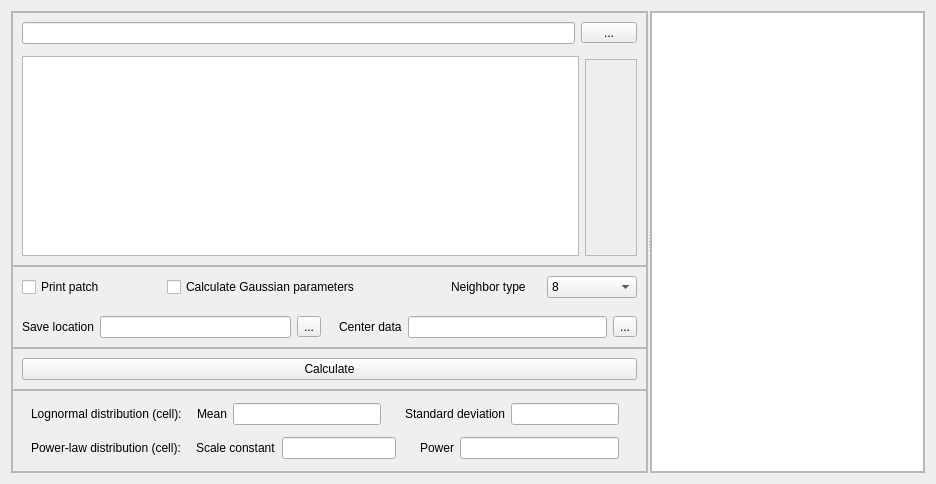
<?xml version="1.0" encoding="UTF-8"?>
<ui version="4.0">
 <class>PSSA</class>
 <widget class="QWidget" name="PSSA">
  <property name="geometry">
   <rect>
    <x>0</x>
    <y>0</y>
    <width>936</width>
    <height>484</height>
   </rect>
  </property>
  <property name="windowTitle">
   <string>Patch Size Statistical Analysis (PSSA) </string>
  </property>
  <layout class="QHBoxLayout" name="horizontalLayout_16">
   <item>
    <widget class="QSplitter" name="splitter">
     <property name="orientation">
      <enum>Qt::Orientation::Horizontal</enum>
     </property>
     <property name="handleWidth">
      <number>2</number>
     </property>
     <widget class="QFrame" name="frame">
      <property name="frameShape">
       <enum>QFrame::Shape::StyledPanel</enum>
      </property>
      <property name="frameShadow">
       <enum>QFrame::Shadow::Raised</enum>
      </property>
      <layout class="QVBoxLayout" name="verticalLayout_7">
       <property name="spacing">
        <number>0</number>
       </property>
       <property name="leftMargin">
        <number>0</number>
       </property>
       <property name="topMargin">
        <number>0</number>
       </property>
       <property name="rightMargin">
        <number>0</number>
       </property>
       <property name="bottomMargin">
        <number>0</number>
       </property>
       <item>
        <widget class="QFrame" name="frame_01_02">
         <property name="frameShape">
          <enum>QFrame::Shape::StyledPanel</enum>
         </property>
         <property name="frameShadow">
          <enum>QFrame::Shadow::Raised</enum>
         </property>
         <layout class="QVBoxLayout" name="verticalLayout_4">
          <property name="spacing">
           <number>0</number>
          </property>
          <property name="leftMargin">
           <number>0</number>
          </property>
          <property name="topMargin">
           <number>0</number>
          </property>
          <property name="rightMargin">
           <number>0</number>
          </property>
          <property name="bottomMargin">
           <number>0</number>
          </property>
          <item>
           <widget class="QFrame" name="frame_01_input">
            <property name="maximumSize">
             <size>
              <width>16777215</width>
              <height>80</height>
             </size>
            </property>
            <property name="frameShape">
             <enum>QFrame::Shape::NoFrame</enum>
            </property>
            <layout class="QHBoxLayout" name="horizontalLayout">
             <property name="bottomMargin">
              <number>6</number>
             </property>
             <item>
              <widget class="QLineEdit" name="lineEdit_01_input"/>
             </item>
             <item>
              <widget class="QToolButton" name="Button_01_input">
               <property name="minimumSize">
                <size>
                 <width>56</width>
                 <height>0</height>
                </size>
               </property>
               <property name="maximumSize">
                <size>
                 <width>16777215</width>
                 <height>16777215</height>
                </size>
               </property>
               <property name="text">
                <string>...</string>
               </property>
              </widget>
             </item>
            </layout>
           </widget>
          </item>
          <item>
           <widget class="QFrame" name="frame_02_input_show">
            <property name="frameShape">
             <enum>QFrame::Shape::NoFrame</enum>
            </property>
            <layout class="QHBoxLayout" name="horizontalLayout_2">
             <property name="leftMargin">
              <number>9</number>
             </property>
             <property name="topMargin">
              <number>6</number>
             </property>
             <property name="rightMargin">
              <number>9</number>
             </property>
             <property name="bottomMargin">
              <number>9</number>
             </property>
             <item>
              <widget class="QFrame" name="frame_02_01">
               <property name="frameShape">
                <enum>QFrame::Shape::NoFrame</enum>
               </property>
               <layout class="QHBoxLayout" name="horizontalLayout_3">
                <property name="leftMargin">
                 <number>0</number>
                </property>
                <property name="topMargin">
                 <number>0</number>
                </property>
                <property name="rightMargin">
                 <number>0</number>
                </property>
                <property name="bottomMargin">
                 <number>0</number>
                </property>
                <item>
                 <widget class="QTableWidget" name="table_02_input_show"/>
                </item>
               </layout>
              </widget>
             </item>
             <item>
              <widget class="QFrame" name="frame_02_02">
               <property name="minimumSize">
                <size>
                 <width>0</width>
                 <height>0</height>
                </size>
               </property>
               <property name="maximumSize">
                <size>
                 <width>16777215</width>
                 <height>16777215</height>
                </size>
               </property>
               <property name="styleSheet">
                <string notr="true">QPushButton {
border-style: outset; /* 边框风格 */
border-width: 0px; /* 边框宽度 */
border-radius: 5px; /* 边框圆角 */
}
QPushButton:hover { background-color: rgb(236, 236, 236); }</string>
               </property>
               <property name="frameShape">
                <enum>QFrame::Shape::NoFrame</enum>
               </property>
               <layout class="QVBoxLayout" name="verticalLayout_2">
                <property name="leftMargin">
                 <number>0</number>
                </property>
                <property name="topMargin">
                 <number>3</number>
                </property>
                <property name="rightMargin">
                 <number>0</number>
                </property>
                <property name="bottomMargin">
                 <number>0</number>
                </property>
                <item>
                 <widget class="QFrame" name="frame_02_button">
                  <property name="minimumSize">
                   <size>
                    <width>0</width>
                    <height>0</height>
                   </size>
                  </property>
                  <property name="frameShape">
                   <enum>QFrame::Shape::StyledPanel</enum>
                  </property>
                  <layout class="QVBoxLayout" name="verticalLayout_3">
                   <item>
                    <widget class="QPushButton" name="Button_02_remove">
                     <property name="text">
                      <string/>
                     </property>
                     <property name="icon">
                      <iconset resource="res.qrc">
                       <normaloff>:/resources/remove.svg</normaloff>:/resources/remove.svg</iconset>
                     </property>
                     <property name="iconSize">
                      <size>
                       <width>32</width>
                       <height>32</height>
                      </size>
                     </property>
                    </widget>
                   </item>
                   <item>
                    <widget class="QPushButton" name="Button_02_up">
                     <property name="text">
                      <string/>
                     </property>
                     <property name="icon">
                      <iconset resource="res.qrc">
                       <normaloff>:/resources/up.svg</normaloff>:/resources/up.svg</iconset>
                     </property>
                     <property name="iconSize">
                      <size>
                       <width>32</width>
                       <height>32</height>
                      </size>
                     </property>
                    </widget>
                   </item>
                   <item>
                    <widget class="QPushButton" name="Button_02_down">
                     <property name="text">
                      <string/>
                     </property>
                     <property name="icon">
                      <iconset resource="res.qrc">
                       <normaloff>:/resources/down.svg</normaloff>:/resources/down.svg</iconset>
                     </property>
                     <property name="iconSize">
                      <size>
                       <width>32</width>
                       <height>32</height>
                      </size>
                     </property>
                    </widget>
                   </item>
                   <item>
                    <widget class="QPushButton" name="Button_02_check">
                     <property name="text">
                      <string/>
                     </property>
                     <property name="icon">
                      <iconset resource="res.qrc">
                       <normaloff>:/resources/check.svg</normaloff>:/resources/check.svg</iconset>
                     </property>
                     <property name="iconSize">
                      <size>
                       <width>32</width>
                       <height>32</height>
                      </size>
                     </property>
                     <property name="checkable">
                      <bool>false</bool>
                     </property>
                     <property name="autoRepeat">
                      <bool>true</bool>
                     </property>
                     <property name="autoExclusive">
                      <bool>false</bool>
                     </property>
                    </widget>
                   </item>
                  </layout>
                 </widget>
                </item>
               </layout>
              </widget>
             </item>
            </layout>
           </widget>
          </item>
         </layout>
        </widget>
       </item>
       <item>
        <widget class="QFrame" name="frame_03_04">
         <property name="frameShape">
          <enum>QFrame::Shape::StyledPanel</enum>
         </property>
         <property name="frameShadow">
          <enum>QFrame::Shadow::Raised</enum>
         </property>
         <layout class="QVBoxLayout" name="verticalLayout_5">
          <property name="spacing">
           <number>0</number>
          </property>
          <property name="leftMargin">
           <number>0</number>
          </property>
          <property name="topMargin">
           <number>0</number>
          </property>
          <property name="rightMargin">
           <number>0</number>
          </property>
          <property name="bottomMargin">
           <number>0</number>
          </property>
          <item>
           <widget class="QFrame" name="frame_03_pdc_parameters">
            <property name="minimumSize">
             <size>
              <width>0</width>
              <height>0</height>
             </size>
            </property>
            <property name="maximumSize">
             <size>
              <width>16777215</width>
              <height>80</height>
             </size>
            </property>
            <property name="frameShape">
             <enum>QFrame::Shape::NoFrame</enum>
            </property>
            <layout class="QHBoxLayout" name="horizontalLayout_13" stretch="3,6,4">
             <item>
              <widget class="QCheckBox" name="checkBox_03_print_patch">
               <property name="text">
                <string>Print patch</string>
               </property>
              </widget>
             </item>
             <item>
              <widget class="QCheckBox" name="checkBox_03_calculate_gaussian_parrameters">
               <property name="text">
                <string>Calculate Gaussian parameters</string>
               </property>
              </widget>
             </item>
             <item>
              <layout class="QHBoxLayout" name="horizontalLayout_12">
               <item>
                <widget class="QLabel" name="label__03_neighbor_type">
                 <property name="text">
                  <string>Neighbor type</string>
                 </property>
                </widget>
               </item>
               <item>
                <widget class="QComboBox" name="comBox_03_neighbor_type">
                 <property name="currentIndex">
                  <number>1</number>
                 </property>
                 <item>
                  <property name="text">
                   <string>4</string>
                  </property>
                 </item>
                 <item>
                  <property name="text">
                   <string>8</string>
                  </property>
                 </item>
                </widget>
               </item>
              </layout>
             </item>
            </layout>
           </widget>
          </item>
          <item>
           <widget class="QFrame" name="frame_04_patch">
            <property name="frameShape">
             <enum>QFrame::Shape::NoFrame</enum>
            </property>
            <layout class="QHBoxLayout" name="horizontalLayout_15">
             <property name="spacing">
              <number>0</number>
             </property>
             <property name="leftMargin">
              <number>0</number>
             </property>
             <property name="topMargin">
              <number>0</number>
             </property>
             <property name="rightMargin">
              <number>0</number>
             </property>
             <property name="bottomMargin">
              <number>0</number>
             </property>
             <item>
              <widget class="QFrame" name="frame_04_save_location">
               <property name="frameShape">
                <enum>QFrame::Shape::NoFrame</enum>
               </property>
               <property name="frameShadow">
                <enum>QFrame::Shadow::Raised</enum>
               </property>
               <layout class="QHBoxLayout" name="horizontalLayout_8">
                <item>
                 <widget class="QLabel" name="label_04_save_location">
                  <property name="text">
                   <string>Save location</string>
                  </property>
                 </widget>
                </item>
                <item>
                 <widget class="QLineEdit" name="lineEdit_04_save_location"/>
                </item>
                <item>
                 <widget class="QToolButton" name="Button_04_save_location">
                  <property name="minimumSize">
                   <size>
                    <width>0</width>
                    <height>0</height>
                   </size>
                  </property>
                  <property name="text">
                   <string>...</string>
                  </property>
                 </widget>
                </item>
               </layout>
              </widget>
             </item>
             <item>
              <widget class="QFrame" name="frame_04_center_data">
               <property name="frameShape">
                <enum>QFrame::Shape::NoFrame</enum>
               </property>
               <property name="frameShadow">
                <enum>QFrame::Shadow::Raised</enum>
               </property>
               <layout class="QHBoxLayout" name="horizontalLayout_14">
                <item>
                 <widget class="QLabel" name="label_04_center_data">
                  <property name="text">
                   <string>Center data</string>
                  </property>
                 </widget>
                </item>
                <item>
                 <widget class="QLineEdit" name="lineEdit_04_center_data"/>
                </item>
                <item>
                 <widget class="QToolButton" name="toolButton_04_center_data">
                  <property name="text">
                   <string>...</string>
                  </property>
                 </widget>
                </item>
               </layout>
              </widget>
             </item>
            </layout>
           </widget>
          </item>
         </layout>
        </widget>
       </item>
       <item>
        <widget class="QFrame" name="frame_05_run">
         <property name="maximumSize">
          <size>
           <width>16777215</width>
           <height>80</height>
          </size>
         </property>
         <property name="frameShape">
          <enum>QFrame::Shape::StyledPanel</enum>
         </property>
         <layout class="QHBoxLayout" name="horizontalLayout_4">
          <item>
           <widget class="QPushButton" name="Button_05_calculate">
            <property name="text">
             <string>Calculate</string>
            </property>
           </widget>
          </item>
         </layout>
        </widget>
       </item>
       <item>
        <widget class="QFrame" name="frame_06_result">
         <property name="frameShape">
          <enum>QFrame::Shape::StyledPanel</enum>
         </property>
         <layout class="QVBoxLayout" name="verticalLayout">
          <item>
           <widget class="QFrame" name="frame_06_lognormal_distribution">
            <property name="frameShape">
             <enum>QFrame::Shape::NoFrame</enum>
            </property>
            <layout class="QHBoxLayout" name="horizontalLayout_7">
             <property name="leftMargin">
              <number>9</number>
             </property>
             <property name="topMargin">
              <number>0</number>
             </property>
             <property name="bottomMargin">
              <number>0</number>
             </property>
             <item>
              <widget class="QLabel" name="label_06_standard_deviation_2">
               <property name="text">
                <string>Lognormal distribution (cell):</string>
               </property>
              </widget>
             </item>
             <item>
              <widget class="QFrame" name="frame_06_mean">
               <property name="frameShape">
                <enum>QFrame::Shape::NoFrame</enum>
               </property>
               <layout class="QHBoxLayout" name="horizontalLayout_5">
                <property name="topMargin">
                 <number>3</number>
                </property>
                <property name="bottomMargin">
                 <number>3</number>
                </property>
                <item>
                 <widget class="QLabel" name="label_06_mean">
                  <property name="text">
                   <string>Mean</string>
                  </property>
                 </widget>
                </item>
                <item>
                 <widget class="QLineEdit" name="lineEdit_06_mean">
                  <property name="minimumSize">
                   <size>
                    <width>90</width>
                    <height>0</height>
                   </size>
                  </property>
                  <property name="readOnly">
                   <bool>true</bool>
                  </property>
                 </widget>
                </item>
               </layout>
              </widget>
             </item>
             <item>
              <widget class="QFrame" name="frame_06_standard_deviation">
               <property name="frameShape">
                <enum>QFrame::Shape::NoFrame</enum>
               </property>
               <layout class="QHBoxLayout" name="horizontalLayout_6">
                <property name="topMargin">
                 <number>3</number>
                </property>
                <property name="bottomMargin">
                 <number>3</number>
                </property>
                <item>
                 <widget class="QLabel" name="label_06_standard_deviation">
                  <property name="text">
                   <string>Standard deviation</string>
                  </property>
                 </widget>
                </item>
                <item>
                 <widget class="QLineEdit" name="lineEdit_06_standard_deviation">
                  <property name="minimumSize">
                   <size>
                    <width>90</width>
                    <height>0</height>
                   </size>
                  </property>
                  <property name="readOnly">
                   <bool>true</bool>
                  </property>
                 </widget>
                </item>
               </layout>
              </widget>
             </item>
            </layout>
           </widget>
          </item>
          <item>
           <widget class="QFrame" name="frame_06_power_law_distribution">
            <property name="frameShape">
             <enum>QFrame::Shape::NoFrame</enum>
            </property>
            <layout class="QHBoxLayout" name="horizontalLayout_9">
             <property name="topMargin">
              <number>0</number>
             </property>
             <property name="bottomMargin">
              <number>0</number>
             </property>
             <item>
              <widget class="QLabel" name="label_3">
               <property name="text">
                <string>Power-law distribution (cell):</string>
               </property>
              </widget>
             </item>
             <item>
              <widget class="QFrame" name="frame_06_scale_constant">
               <property name="frameShape">
                <enum>QFrame::Shape::NoFrame</enum>
               </property>
               <layout class="QHBoxLayout" name="horizontalLayout_10">
                <property name="topMargin">
                 <number>3</number>
                </property>
                <property name="bottomMargin">
                 <number>3</number>
                </property>
                <item>
                 <widget class="QLabel" name="label_06_scale_constant">
                  <property name="text">
                   <string>Scale constant</string>
                  </property>
                 </widget>
                </item>
                <item>
                 <widget class="QLineEdit" name="lineEdit_06_scale_constant">
                  <property name="minimumSize">
                   <size>
                    <width>90</width>
                    <height>0</height>
                   </size>
                  </property>
                  <property name="readOnly">
                   <bool>true</bool>
                  </property>
                 </widget>
                </item>
               </layout>
              </widget>
             </item>
             <item>
              <widget class="QFrame" name="frame_06_power">
               <property name="frameShape">
                <enum>QFrame::Shape::NoFrame</enum>
               </property>
               <layout class="QHBoxLayout" name="horizontalLayout_11">
                <property name="topMargin">
                 <number>3</number>
                </property>
                <property name="bottomMargin">
                 <number>3</number>
                </property>
                <item>
                 <widget class="QLabel" name="label_06_power">
                  <property name="text">
                   <string>Power</string>
                  </property>
                 </widget>
                </item>
                <item>
                 <widget class="QLineEdit" name="lineEdit_06_power">
                  <property name="minimumSize">
                   <size>
                    <width>90</width>
                    <height>0</height>
                   </size>
                  </property>
                  <property name="readOnly">
                   <bool>true</bool>
                  </property>
                 </widget>
                </item>
               </layout>
              </widget>
             </item>
            </layout>
           </widget>
          </item>
         </layout>
        </widget>
       </item>
      </layout>
     </widget>
     <widget class="QFrame" name="frame_07_output">
      <property name="frameShape">
       <enum>QFrame::Shape::StyledPanel</enum>
      </property>
      <layout class="QVBoxLayout" name="verticalLayout_6">
       <property name="spacing">
        <number>0</number>
       </property>
       <property name="leftMargin">
        <number>0</number>
       </property>
       <property name="topMargin">
        <number>0</number>
       </property>
       <property name="rightMargin">
        <number>0</number>
       </property>
       <property name="bottomMargin">
        <number>0</number>
       </property>
       <item>
        <widget class="CustomTextBrowser" name="textBrowser"/>
       </item>
       <item>
        <widget class="QWidget" name="widget" native="true"/>
       </item>
      </layout>
     </widget>
    </widget>
   </item>
  </layout>
 </widget>
 <customwidgets>
  <customwidget>
   <class>CustomTextBrowser</class>
   <extends>QTextBrowser</extends>
   <header>mytextbrowser</header>
  </customwidget>
 </customwidgets>
 <resources>
  <include location="res.qrc"/>
 </resources>
 <connections/>
</ui>
